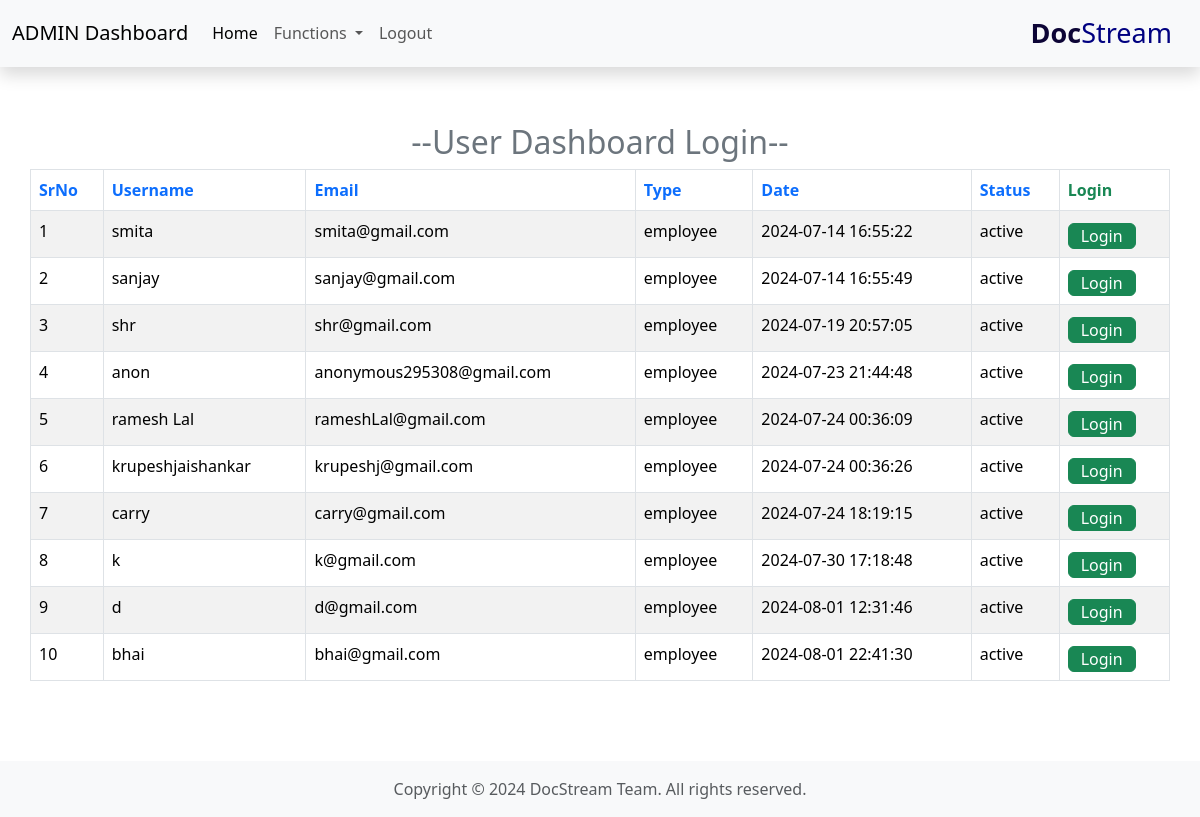
Before: /admin/adminFun/userLogin/userLogin.php with the older database file.
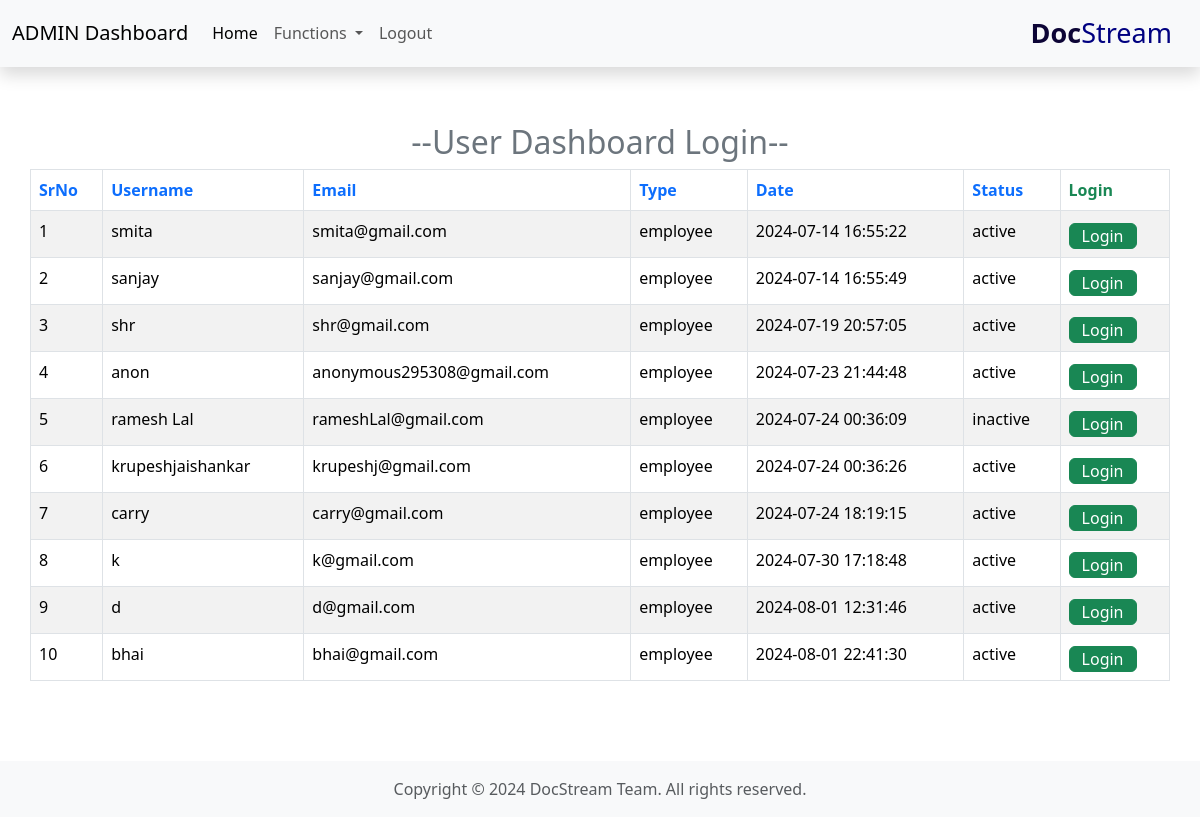
After: the same page with the newer database file.
### tables this page shows
CREATE TABLE `users` (
  `srno` int(11) NOT NULL,
  `username` varchar(25) NOT NULL,
  `email` varchar(50) NOT NULL,
  `type` varchar(10) NOT NULL,
  `password` varchar(256) NOT NULL,
  `date` datetime NOT NULL DEFAULT current_timestamp(),
  `status` enum('active','inactive') NOT NULL DEFAULT 'active'
);

### admin/adminFun/userLogin/userLogin.php (the view, shortened to what this page needs)
<?php
include '/xampp/htdocs/dms/partials/_dbconnect.php';
?>
<!DOCTYPE html>
<html lang="en">
<head>
    <link rel="stylesheet" href="https://cdn.datatables.net/2.1.0/css/dataTables.dataTables.css" />
    <link href="https://cdn.jsdelivr.net/npm/bootstrap@5.3.3/dist/css/bootstrap.min.css" rel="stylesheet">
</head>
<body>
    <?php
    include '/xampp/htdocs/dms/admin/adminExtra/_Aheader.php';
    ?>
    <div class="card-body container mt-5 mb-2 pt-2 pb-2 pl-5 pr-5">
        <h2 class="text-center text-secondary">--User Dashboard Login--</h2>
        <table id="myTable" class="table table-striped table-bordered ">
            <thead>
                <tr>
                    <th class="text-primary">SrNo</th>
                    <th class="text-primary">Username</th>
                    <th class="text-primary">Email</th>
                    <th class="text-primary">Type</th>
                    <th class="text-primary">Date</th>
                    <th class="text-primary">Status</th>
                    <th class="text-success">Login</th>
                </tr>
            </thead>
            <tbody>
                <?php
                $mySr = 0;
                $sql = "select * from `users` where `type` = 'employee'";
                $result = mysqli_query($conn, $sql);
                while ($row = mysqli_fetch_assoc($result)) {
                    $mySr++;
                    echo '<tr>
                            <td>' . $mySr . '</td>
                            <td>' . $row["username"] . '</td>
                            <td>' . $row["email"] . '</td>
                            <td>' . $row["type"] . '</td>
                            <td>' . $row["date"] . '</td>
                            <td>' . $row["status"] . '</td>
                            <td>
                                <form method="post" style="display:inline;">
                                    <input type="hidden" name="srno" value="' . $row["srno"] . '">
                                    <button type="submit" name="loginAsUser" class="btn btn-success mt-1 pb-0 pt-0">Login</button>
                                </form>
                            </td>
                        </tr>';
                }
                ?>
            </tbody>
        </table>
    </div>
    <div style="margin-top: auto;">
        <?php require '/xampp/htdocs/dms/partials/_footer.php'; ?>
    </div>
</body>
</html>

Changed rows visible on the page:
changed users "ramesh Lal": status "active" → "inactive"
